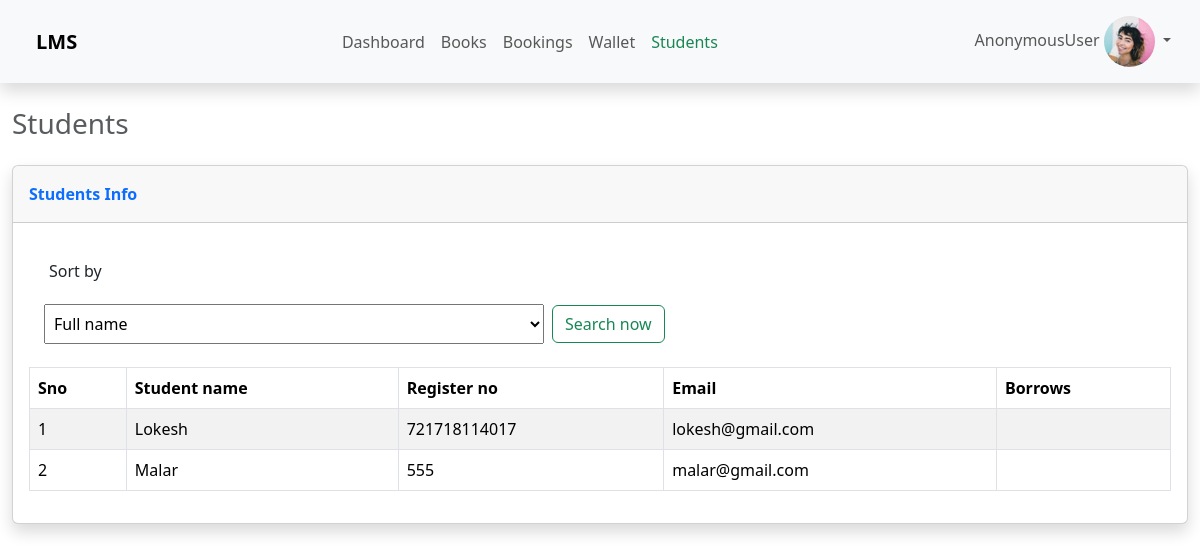
/students/, run on an earlier commit of the app's database.
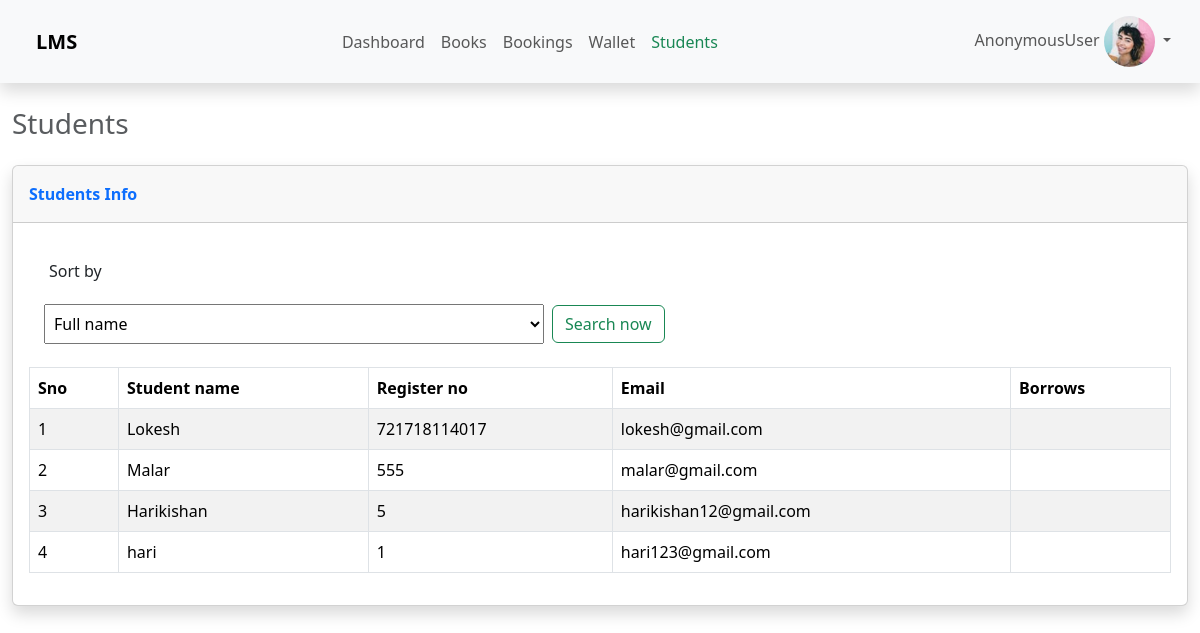
And on a later commit of the database.
### panel/models.py (models this page shows, shortened)
class Student(models.Model):
    user = models.ForeignKey(User, on_delete=models.CASCADE,null=True)
    fullname = models.CharField(max_length=200, null=True)
    regno = models.CharField(max_length=200, null=True)
    email = models.EmailField(null=True)
    balance = models.DecimalField(decimal_places=2,max_digits=7,default=0.0)

### panel/views.py (the view)
# urls.py: path('students/', views.students,name='students'),
def students(request):
    students = list(Student.objects.all())
    if request.method == 'POST':
        key = request.POST.get('sort_by')
        qSortStudents(students,key.lower())
    return render(request, 'panel/students.html' ,{'students':students})

### templates/panel/students.html (shortened to what this page needs)
{% extends 'panel/index.html' %}
{% load static %}
{% block navbar %}
<ul class="d-flex navbar-nav align-items-center ms-auto">
    <li class="nav-item">
      <a class="nav-link " href="{% url 'home' %}">Dashboard</a>
    </li>
    <li class="nav-item">
      <a class="nav-link" href="{% url 'books' %}">Books</a>
    </li>
    <li class="nav-item">
      <a class="nav-link" href="{% url 'bookings' %}">Bookings</a>
    </li>
    {% if user.is_superuser %}
    {% else %}
    <li class="nav-item">
      <a class="nav-link" href="{% url 'wallet' %}">Wallet</a>
    </li>
    {% endif %}
    <li class="nav-item">
        <a class="nav-link active link-success fw-medium" href="{% url 'wallet' %}">Students</a>
      </li>
  </ul>
  {% endblock %}
  {% block content %}
<div class="container-fluid ">
    <h3 class="text-body-secondary mb-4 mt-3">Students</h3>
    <div class="card shadow">
        <div class="card-header py-3">
            <p class="text-primary m-0 fw-bold">Students Info</p>
        </div>
        <div class="card-body">
            <div style=" padding: 15px; border-radius: 6px;">
                <p style="padding: 5px;">Sort by</p>
                <form method="post" class="d-flex align-items-center gap-2">
                    <select name="sort_by" style="width: 500px; height: 40px; padding: 5px;">
                        <option value="fullname">Full name</option>
                    </select>
                    <a href=""><button class="btn btn-outline-success">Search now</button></a>
                </form>
            </div>
            <table class="table table-striped table-bordered mt-2" id="dataTable" style="width:100%">
                <thead>
                    <tr>
                        <th>Sno</th>
                        <th>Student name</th>
                        <th>Register no</th>
                        <th>Email</th>
                        <th>Borrows</th>
                    </tr>
                </thead>
                <tbody>
                    {% for student in students %}
                        <tr style="padding: 5px;">
                            <td>{{forloop.counter}}</td>
                            <td>{{student.fullname}}</td>
                            <td>{{student.regno}}</td>
                            <td>{{student.email}}</td>
                            <td>{{book.borrows}}</td>
                        </tr>
                    {% endfor %}
                </tbody>
            </table>
        </div>
    </div>
</div>
{% endblock %}

What changed in the data, as far as the page shows it:
added Student: fullname "Harikishan", regno "5", email "harikishan12@gmail.com"
added Student: fullname "hari", regno "1", email "hari123@gmail.com"
